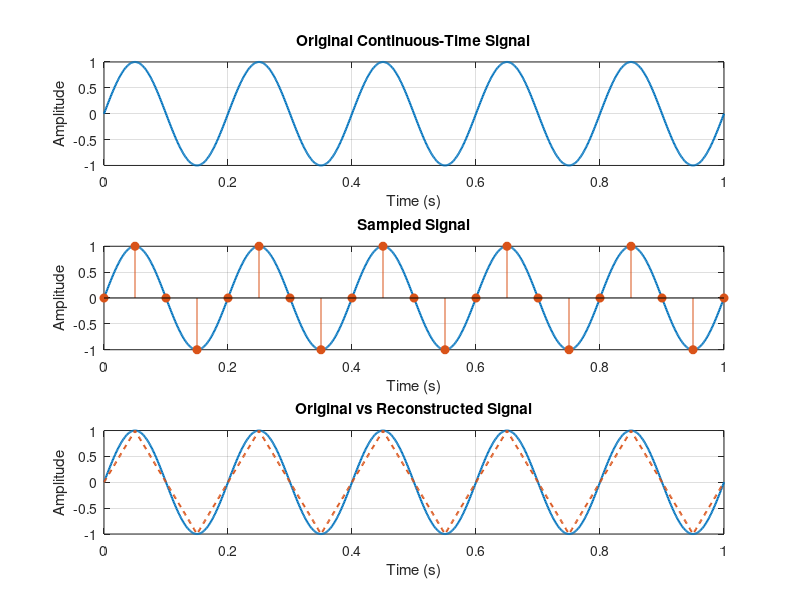

MATLAB code to generate this figure:
%{
Problem 6: Reconstruction
• Sample a signal 
• Reconstruct using interpolation (interp1)
Compare original vs reconstructed.
%}

clc;
clear;
close all;

% Original continuous-time signal
f = 5;                    % Signal frequency (Hz)
t = 0:0.001:1;            % Continuous time axis
x = sin(2*pi*f*t);

% Sampling
Fs = 20;                  % Sampling frequency
ts = 0:1/Fs:1;            % Sampled time axis
xs = sin(2*pi*f*ts);

% Reconstruction using linear interpolation
xr = interp1(ts, xs, t, 'linear');

% Plotting
figure;

% Original Signal
subplot(3,1,1);
plot(t, x, 'LineWidth', 1.5);
grid on;
title('Original Continuous-Time Signal');
xlabel('Time (s)');
ylabel('Amplitude');

% Sampled Signal
subplot(3,1,2);
plot(t, x, 'LineWidth', 1.5);
hold on;
stem(ts, xs, 'filled');
grid on;
title('Sampled Signal');
xlabel('Time (s)');
ylabel('Amplitude');

% Reconstructed Signal
subplot(3,1,3);
plot(t, x, 'LineWidth', 1.5);
hold on;
plot(t, xr, '--', 'LineWidth', 1.5);
grid on;
title('Original vs Reconstructed Signal');
xlabel('Time (s)');
ylabel('Amplitude');
